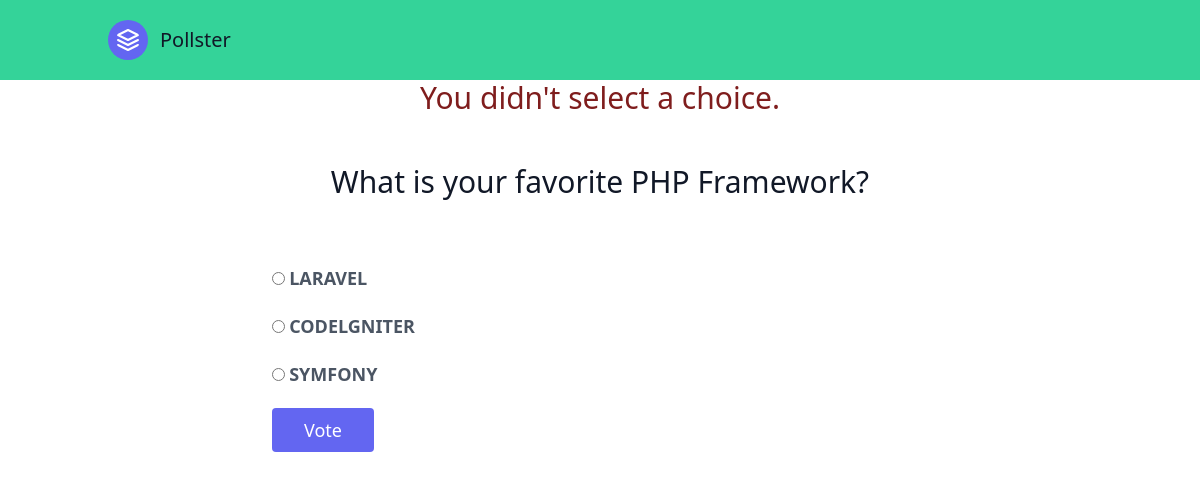
/7/vote/, run on the app's committed database.
### polls/models.py (models this page shows, shortened)
class Question(models.Model):
    question_text = models.CharField(max_length=200)
    pub_date = models.DateTimeField('date published')

class Choice(models.Model):
    question = models.ForeignKey(Question,on_delete=models.CASCADE)
    choice_text = models.CharField(max_length=200)
    votes = models.IntegerField(default=0)

### polls/views.py (the view)
# urls.py: path('<int:question_id>/vote/',views.vote,name='vote'),
def vote(request,question_id):
    question = get_object_or_404(Question,pk=question_id)
    try:
        selected_choice = question.choice_set.get(pk=request.POST['choice'])
    except (KeyError,Choice.DoesNotExist):
        context ={
            'question':question,
            'error_message': "You didn't select a choice."}
        return render(request,'polls/detail.html',context)
    else:
        selected_choice.votes += 1
        selected_choice.save()
        return HttpResponseRedirect(reverse('polls:results', args=(question.id,)))

### polls/templates/polls/detail.html (shortened to what this page needs)
{% extends 'base.html' %}
{% block content %}
{% if error_message %}
<div class="flex flex-col text-center w-full mb-4">
    <h1 class="sm:text-3xl text-2xl font-small title-font mb-4 text-red-900">{{error_message}}</h1>
</div>
{% endif %}
<section class="text-gray-600 body-font">
    <div class="container px-5 py-4 mx-auto">
        <div class="flex flex-col text-center w-full mb-12">
            <h1 class="sm:text-3xl text-2xl font-medium title-font mb-4 text-gray-900">{{question.question_text}}</h1>
        </div>
        <div class="flex lg:w-2/3 w-full sm:flex-row flex-col mx-auto px-8 sm:space-x-4 sm:space-y-0 space-y-4 sm:px-0 items-end">
            <div class="relative flex-grow w-full">
                <form action="{% url 'polls:vote' question.id %}" method="post">
                    {% for choice in question.choice_set.all %}
                    <div class="block pb-5 ">
                    <input
                        type="radio"
                        name="choice"
                        id="choice{{forloop.counter}}"
                        class="form-radio"
                        value="{{choice.id}}">
                    <label for="choice{{forloop.counter}}"  class="mb-2 uppercase font-bold text-lg text-grey-darkest">{{choice.choice_text}}</label>
                </div>
                    {% endfor %}
                <button type="submit" class="text-white bg-indigo-500 border-0 py-2 px-8 focus:outline-none hover:bg-indigo-600 rounded text-lg">
                    <a href="{% url 'polls:vote' question.id %}">Vote</a>
                </button>
                </form>
            </div>
        </div>
    </div>
</section>
{% endblock content %}

### data on the page
Question: question_text "What is your favorite PHP Framework?"
Choice: choice_text "LARAVEL"
Choice: choice_text "CODELGNITER"
Choice: choice_text "SYMFONY"

### other printed values
{{ error_message }} "You didn't select a choice."
